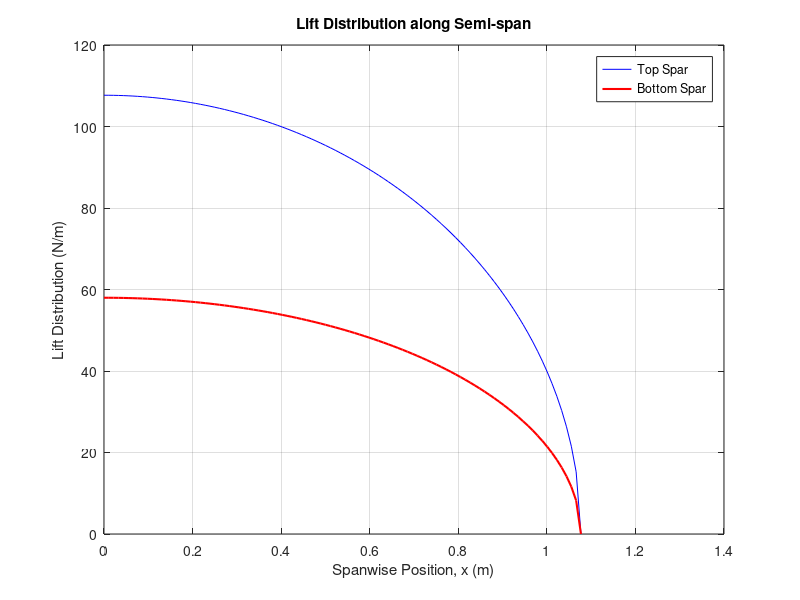
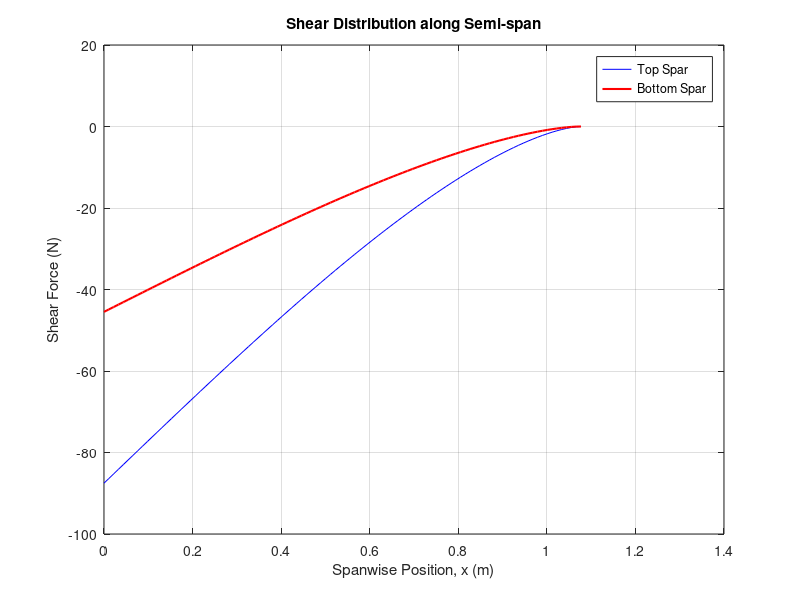
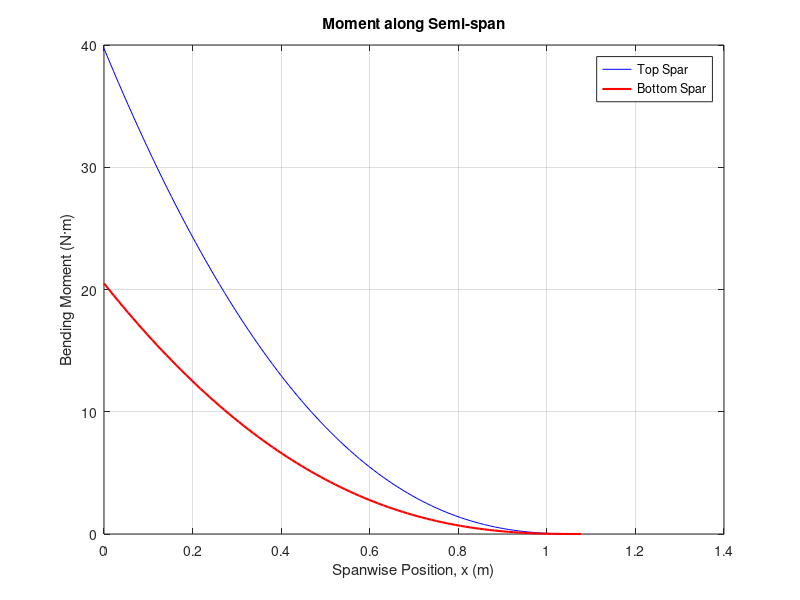

Reproduce these figures in MATLAB, in order.
clc, clear

% Spar Geometry
l = 1.077; % Semi-spar length in [m]

% Estimated Lift
max_g = 1.5; % Load Factor
weight = 42 * 4.44822; %lbs to N
lift = max_g * weight; % [N] (Lift Required)
fprintf("Estimated Required Lift: %6.4f\n",lift);

top_lift = lift*0.65/2; % Estimated lift on the top left wing (65% of total lift)
bottom_lift = lift*0.35/2; % Estimated lift on the bottom left wing  (35% of total lift)


Lmax_top = (4*top_lift)/(pi*l); %Maximum lift on the top spar
Lmax_bottom = (4*bottom_lift)/(pi*l); %Minimum lift on the bottom spar

% Estimated weight of a spar cross-section (linear)
w_0 = 3.3; %[N/m]

%------------------------------------------------------------

% Calculating reactions at the root of the spars

% Reactions at root of top spar
R_y_top = w_0*l - Lmax_top*l*pi/4; %Vertical Reaction
M_R_top = w_0*(l^2)/2 - Lmax_top*(l^2)/3; %Resultant Moment at root

% Reactions at root for bottom spar
R_y_bottom = w_0*l - Lmax_bottom*l*pi/4; %Vertical Reaction
M_R_bottom = w_0*(l^2)/2 - Lmax_bottom*(l^2)/3; %Resultant Moment at root


%------------------------------------------------------------

% Calculating span-wise lift, shear, moment distribution

x = linspace(0,l,100);

% Calculating Lift Distributions
L_x_top = Lmax_top*(1-(x./l).^2).^(1/2);
L_x_bottom = Lmax_bottom*(1-(x./l).^2).^(1/2);

% Calculating Shear Distributions
V_x_top = -(Lmax_top*0.5*l*(acos(x./l)-(x/l).*sqrt(1-(x/l).^2)-pi/2) - R_y_top + w_0*x);
V_x_bottom = -(Lmax_bottom*0.5*l*(acos(x./l)-(x/l).*sqrt(1-(x/l).^2)-pi/2) - R_y_bottom + w_0*x);

% Bending Moment
f_top = @(s) Lmax_top*0.5*l*(acos(s./l)-(s/l).*sqrt(1-(s/l).^2)-pi/2) - R_y_top + w_0*s;
f_bottom = @(s) Lmax_bottom*0.5*l*(acos(s./l)-(s/l).*sqrt(1-(s/l).^2)-pi/2) - R_y_bottom + w_0*s;
M_x_top = arrayfun(@(s) integral(f_top, s, l), x);
M_x_bottom = arrayfun(@(s) integral(f_bottom, s, l), x);

%------------------------------------------------------------

% Plots

% Lift Distribution
figure
plot(x,L_x_top,'b-',x,L_x_bottom,'r-','LineWidth',1.5);
grid on;
xlabel('Spanwise Position, x (m)');
ylabel('Lift Distribution (N/m)');
title("Lift Distribution along Semi-span");
legend('Top Spar','Bottom Spar');

% Shear Diagram
figure 
plot(x,V_x_top,'b-',x,V_x_bottom,'r-','LineWidth',1.5);
grid on;
xlabel('Spanwise Position, x (m)');
ylabel('Shear Force (N)');
title("Shear Distribution along Semi-span");
legend('Top Spar','Bottom Spar');

% Bending Moment Diagram
figure 
plot(x,M_x_top,'b-',x,M_x_bottom,'r-','LineWidth',1.5);
grid on;
xlabel('Spanwise Position, x (m)');
ylabel('Bending Moment (N·m)');
title("Moment along Semi-span");
legend('Top Spar','Bottom Spar');

% Report Critical Values
fprintf("Estimated Required Lift: %6.4f N \n",lift);
fprintf("Lift Required on top left wing: %6.4f N \n",top_lift);
fprintf("Lift Required on bottom left wing: %6.4f N \n", bottom_lift);
fprintf("------------------------------------------------------\n");
fprintf("Reactions at Root\n");
fprintf("Top spar: Ry = %6.4f N, M = %6.4f N·m\n", R_y_top, M_R_top);
fprintf("Bottom spar: Ry = %6.4f N, M = %6.4f N·m\n", R_y_bottom, M_R_bottom);
